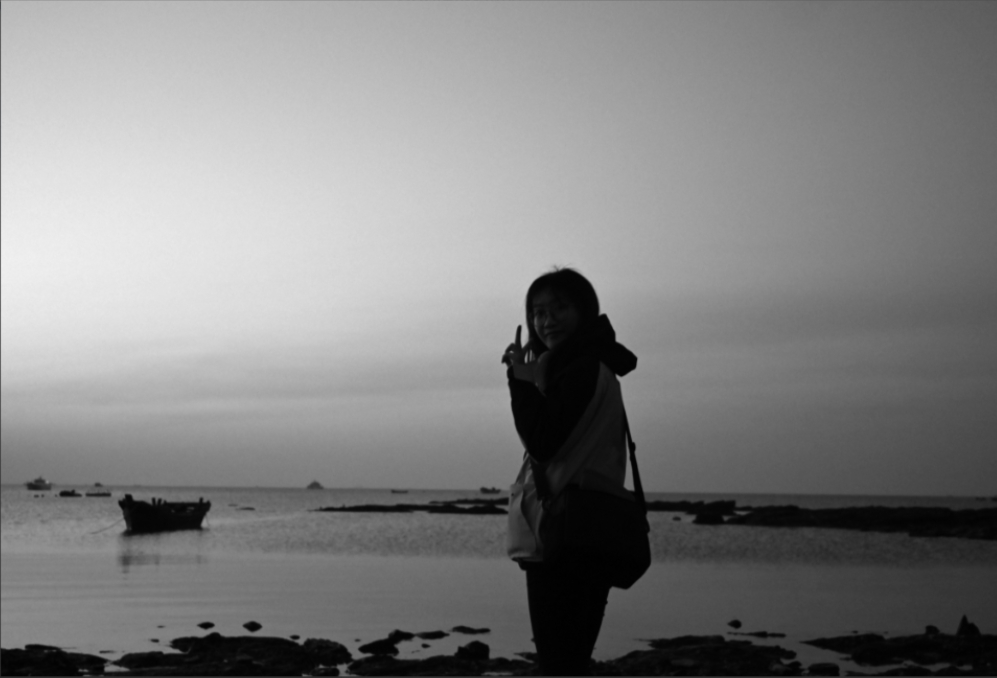
//> input picture 第五周/chuli/chuli/src.png, 997 x 678 px
$ ./chapter1   (built with g++ and OpenCV 4)
//> lines starting //> are read from the running program, lines starting //| are printed output that depends on the picture

#include <opencv2/opencv.hpp>
#include <iostream>
#include <cmath>

using namespace cv;
using namespace std;

// 对数变换函数
Mat logTransform(const Mat& src) {
    Mat srcFloat;

    // 确保图像转换为浮点型
    src.convertTo(srcFloat, CV_32F);

    // 执行对数变换，防止 log(0)
    srcFloat = srcFloat + 1;
    Mat logImage;
    log(srcFloat, logImage);

    // 归一化到 [0, 255] 范围
    normalize(logImage, logImage, 0, 255, NORM_MINMAX);

    // 将结果转换为 8 位无符号整数类型
    logImage.convertTo(logImage, CV_8U);

    return logImage;
}

// 伽马校正函数
Mat gammaCorrection(const Mat& src, float gamma) {
    Mat srcFloat;

    // 转换为浮点型
    src.convertTo(srcFloat, CV_32F);
    srcFloat = srcFloat / 255.0;

    // 应用伽马校正
    pow(srcFloat, gamma, srcFloat);

    // 将结果重新缩放到 [0, 255] 范围并转换回 CV_8U 类型
    srcFloat = srcFloat * 255.0;
    Mat gammaImage;
    srcFloat.convertTo(gammaImage, CV_8U);

    return gammaImage;
}

int main(int argc, char** argv) {
    // 读取图像 src.png
    Mat image = imread("src.png", IMREAD_GRAYSCALE);
//> image: 678 rows x 997 cols, CV_8UC1; min 0, max 241, mean 130.1

    if (image.empty()) {
        cout << "无法加载图像!" << endl;
        return -1;
    }

    // 对数变换增强
    Mat logImage = logTransform(image);
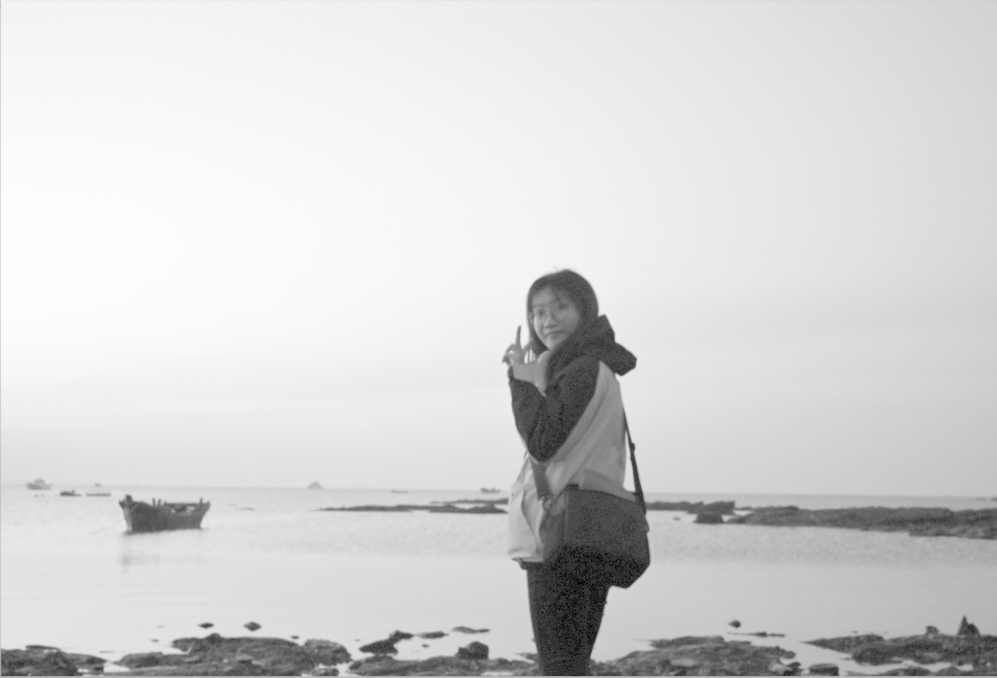
//> logImage: 678 rows x 997 cols, CV_8UC1; min 0, max 255, mean 213.3

    // 伽马校正增强 (使用较小的伽马值增强暗部)
    float gammaValue = 0.5; // 调整伽马值以增强效果
    Mat gammaImage = gammaCorrection(image, gammaValue);
//> in gammaCorrection, `srcFloat = srcFloat * 255.0;`:
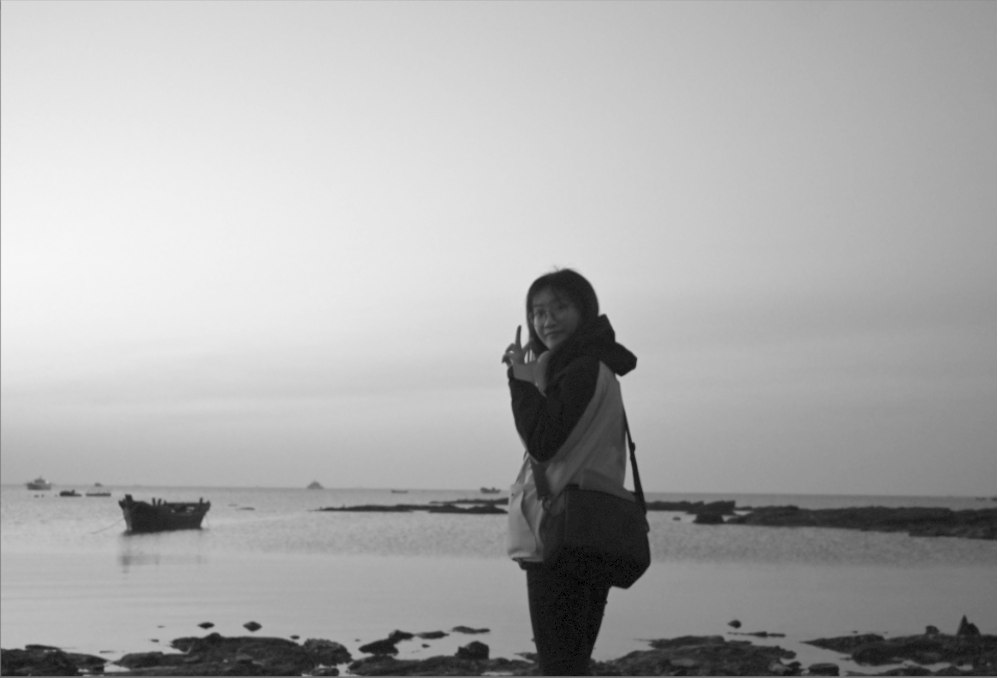
//> srcFloat: 678 rows x 997 cols, CV_32FC1; min 0, max 247.9, mean 172.9

    // 显示原始图像、对数变换后的图像、伽马校正后的图像
    imshow("Original Image", image);
    imshow("Log Transformed Image", logImage);
    imshow("Gamma Corrected Image", gammaImage);

    // 保存处理后的图像
    imwrite("log_transformed_image.png", logImage);
    imwrite("gamma_corrected_image.png", gammaImage);

    waitKey(0);
    return 0;
}
